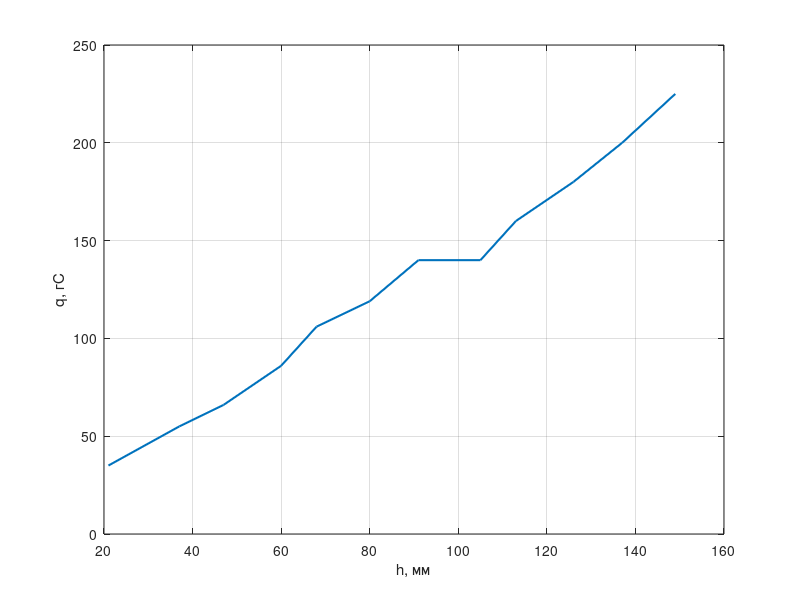
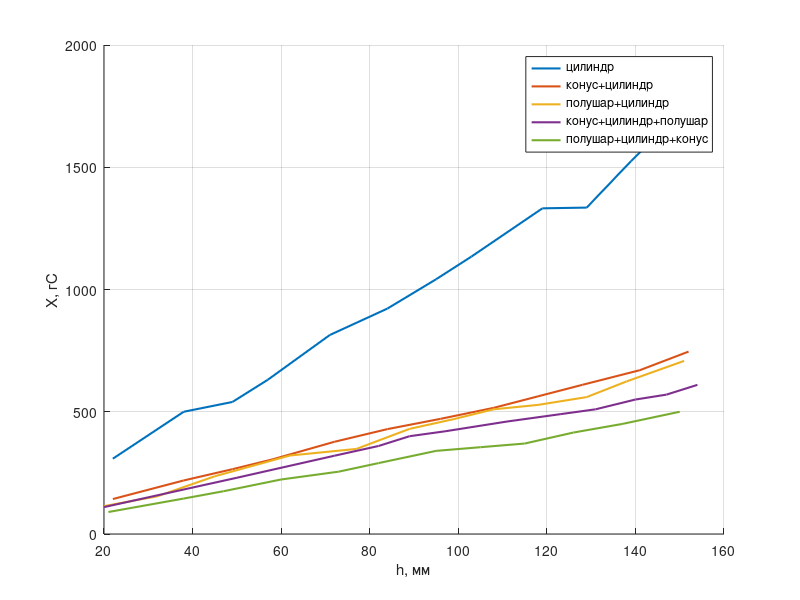
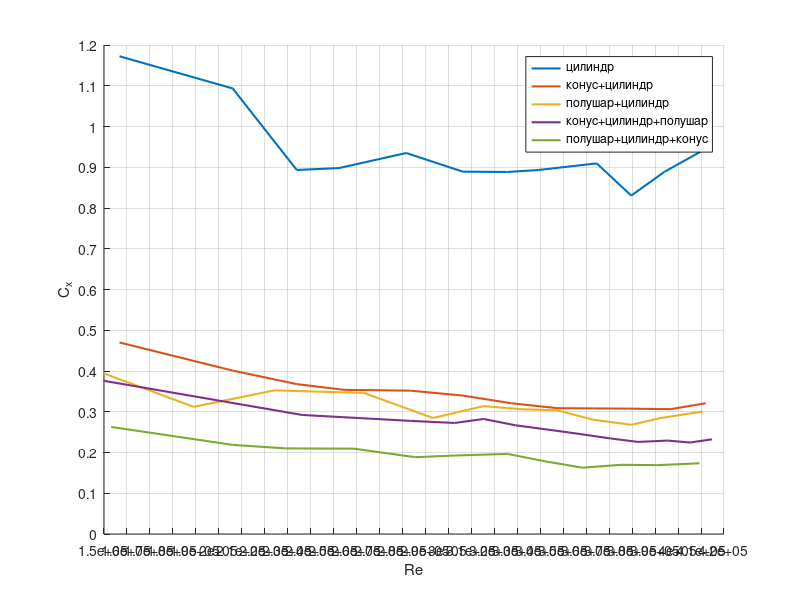

Reproduce these figures in MATLAB, in order.
gamma=0.8075;
rho=0.1212;
nu=0.15*1e-4;
D=0.195;
F=0.5;
a=1.12;
mu=0.992;
S=3.141592*D^2/4;
cmean=1.48;
c1=1/(gamma*mu*F*S)*1e-3;
h=[151 139 129 119 103 95 84 71 57 49 38 22;
    152 141 128 118 108 96 84 72 58 49 38 22;
    151 138 129 118 108 99 89 77 62 45 32 20;
    154 147 140 131 123 111 97 89 82 72 50 20;
    150 137 126 115 105 95 82 73 60 47 38 21];
X=[1741 1525 1335 1332 1135 1042 922 814 631 540 500 308;
    746 670 610 563 516 471 429 377 305 265 219 143;
    708 624 560 528 510 470 430 348 321 236 154 114;
    610 570 550 510 490 460 420 400 360 320 230 110;
    500 450 415 370 355 340 290 255 223 175 145 90];
v=sqrt((2*gamma*mu*F.*h)/rho);
cx=c1*a*(X-cmean*h)./h;
Re=D.*v/nu;
q1=[225 200 180 160 140 140 119 106 86 66 55 35];
h1=[149 137 126 113 105 91 80 68 60 47 37 21];

figure;
grid on
plot(h1, q1,'LineWidth', 1.5)
grid on
xlabel("h, мм");
ylabel("q, гС");

figure;
grid on
hold on
for i=1:5
    plot(h(i,:), X(i,:),'LineWidth', 1.5)
end;
xlabel("h, мм");
ylabel("X, гС");
legend("цилиндр", "конус+цилиндр","полушар+цилиндр","конус+цилиндр+полушар","полушар+цилиндр+конус");

figure;
grid on
hold on
for i=1:5
    plot(Re(i,:), cx(i,:),'LineWidth', 1.5)
    set(gca,'XTick',[0:0.1*1e5:5*1e5],'YTick',[0:0.1:2])
end;
xlabel("Re");
ylabel("C_x");
xlim([1.5*1e5, 4.2*1e5]);
legend("цилиндр", "конус+цилиндр","полушар+цилиндр","конус+цилиндр+полушар","полушар+цилиндр+конус");